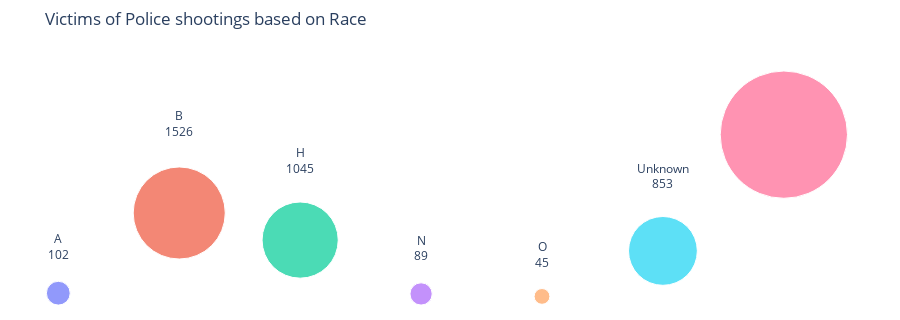

Notebook cell for this chart:
### Code cell
label = [i+'<br>'+str(j)+'<br>' for i,j in zip(race.index,
                                                race.number,)
                                                ]

import plotly.express as px
fig = px.scatter(race, x=race.index, y=race.number,
                 color=race.index,
                 size=race.number, text=label, size_max=90,
                 title='Victims of Police shootings based on Race'
                )
fig.update_layout(width=900, height=320,
                  margin = dict(t=50, l=0, r=0, b=0),
                  showlegend=False
                 )
fig.update_traces(textposition='top center')
fig.update_xaxes(showgrid=False, zeroline=False, visible=False)
fig.update_yaxes(showgrid=False, zeroline=False, visible=False)
fig.update_layout({'plot_bgcolor': 'white',
                   'paper_bgcolor': 'white'})
fig.show()

### Figure 1 — Plotly figure (JSON) as saved in the notebook; plotly's stock layout.template omitted (floating-point values rounded to 4 significant figures)
{"data": [{"hovertemplate": "race=%{x}<br>number=%{marker.size}<br>text=%{text}<extra></extra>", "legendgroup": "A", "marker": {"color": "#636efa", "size": [102], "sizemode": "area", "sizeref": 0.3601, "symbol": "circle"}, "mode": "markers+text", "name": "A", "orientation": "v", "showlegend": true, "text": ["A<br>102<br>"], "textposition": "top center", "type": "scatter", "x": ["A"], "xaxis": "x", "y": [102], "yaxis": "y"}, {"hovertemplate": "race=%{x}<br>number=%{marker.size}<br>text=%{text}<extra></extra>", "legendgroup": "B", "marker": {"color": "#EF553B", "size": [1526], "sizemode": "area", "sizeref": 0.3601, "symbol": "circle"}, "mode": "markers+text", "name": "B", "orientation": "v", "showlegend": true, "text": ["B<br>1526<br>"], "textposition": "top center", "type": "scatter", "x": ["B"], "xaxis": "x", "y": [1526], "yaxis": "y"}, {"hovertemplate": "race=%{x}<br>number=%{marker.size}<br>text=%{text}<extra></extra>", "legendgroup": "H", "marker": {"color": "#00cc96", "size": [1045], "sizemode": "area", "sizeref": 0.3601, "symbol": "circle"}, "mode": "markers+text", "name": "H", "orientation": "v", "showlegend": true, "text": ["H<br>1045<br>"], "textposition": "top center", "type": "scatter", "x": ["H"], "xaxis": "x", "y": [1045], "yaxis": "y"}, {"hovertemplate": "race=%{x}<br>number=%{marker.size}<br>text=%{text}<extra></extra>", "legendgroup": "N", "marker": {"color": "#ab63fa", "size": [89], "sizemode": "area", "sizeref": 0.3601, "symbol": "circle"}, "mode": "markers+text", "name": "N", "orientation": "v", "showlegend": true, "text": ["N<br>89<br>"], "textposition": "top center", "type": "scatter", "x": ["N"], "xaxis": "x", "y": [89], "yaxis": "y"}, {"hovertemplate": "race=%{x}<br>number=%{marker.size}<br>text=%{text}<extra></extra>", "legendgroup": "O", "marker": {"color": "#FFA15A", "size": [45], "sizemode": "area", "sizeref": 0.3601, "symbol": "circle"}, "mode": "markers+text", "name": "O", "orientation": "v", "showlegend": true, "text": ["O<br>45<br>"], "textposition": "top center", "type": "scatter", "x": ["O"], "xaxis": "x", "y": [45], "yaxis": "y"}, {"hovertemplate": "race=%{x}<br>number=%{marker.size}<br>text=%{text}<extra></extra>", "legendgroup": "Unknown", "marker": {"color": "#19d3f3", "size": [853], "sizemode": "area", "sizeref": 0.3601, "symbol": "circle"}, "mode": "markers+text", "name": "Unknown", "orientation": "v", "showlegend": true, "text": ["Unknown<br>853<br>"], "textposition": "top center", "type": "scatter", "x": ["Unknown"], "xaxis": "x", "y": [853], "yaxis": "y"}, {"hovertemplate": "race=%{x}<br>number=%{marker.size}<br>text=%{text}<extra></extra>", "legendgroup": "W", "marker": {"color": "#FF6692", "size": [2917], "sizemode": "area", "sizeref": 0.3601, "symbol": "circle"}, "mode": "markers+text", "name": "W", "orientation": "v", "showlegend": true, "text": ["W<br>2917<br>"], "textposition": "top center", "type": "scatter", "x": ["W"], "xaxis": "x", "y": [2917], "yaxis": "y"}], "layout": {"height": 320, "legend": {"itemsizing": "constant", "title": {"text": "race"}, "tracegroupgap": 0}, "margin": {"b": 0, "l": 0, "r": 0, "t": 50}, "paper_bgcolor": "white", "plot_bgcolor": "white", "showlegend": false, "title": {"text": "Victims of Police shootings based on Race"}, "width": 900, "xaxis": {"anchor": "y", "categoryarray": ["A", "B", "H", "N", "O", "Unknown", "W"], "categoryorder": "array", "domain": [0, 1], "showgrid": false, "title": {"text": "race"}, "visible": false, "zeroline": false}, "yaxis": {"anchor": "x", "domain": [0, 1], "showgrid": false, "title": {"text": "number"}, "visible": false, "zeroline": false}}}
